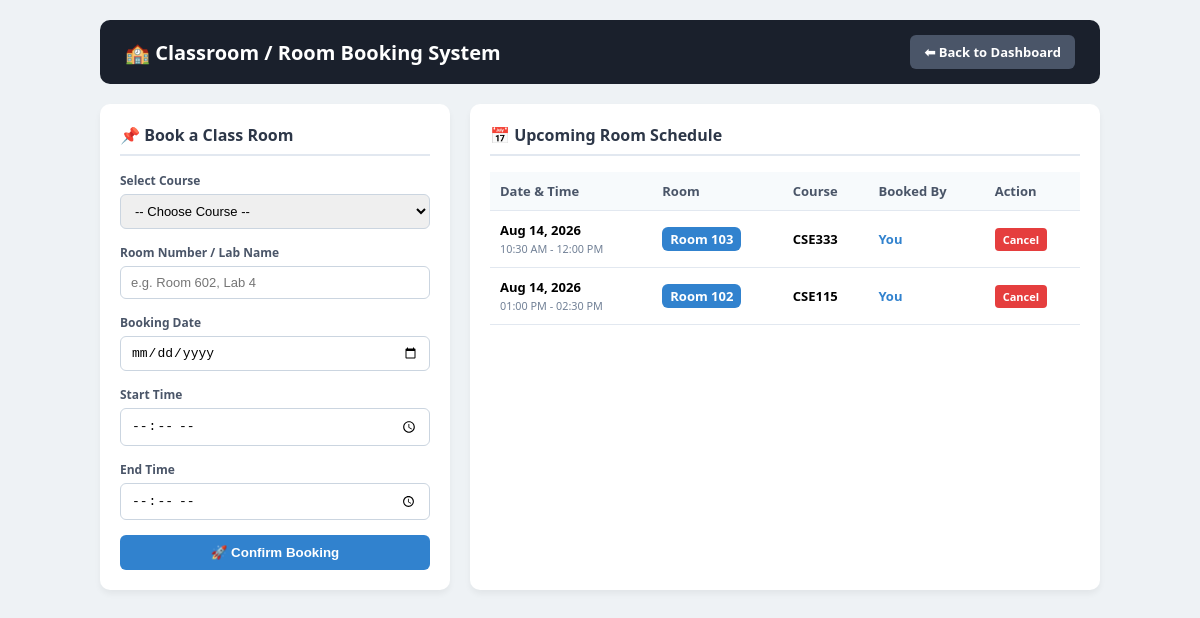
/room_booking.php (signed in), run on the app's committed database.
### tables this page shows
CREATE TABLE `room_bookings` (
  `id` int(11) NOT NULL,
  `room_number` varchar(20) NOT NULL,
  `teacher_id` varchar(50) NOT NULL,
  `course_id` int(11) NOT NULL,
  `booking_date` date NOT NULL,
  `start_time` time NOT NULL,
  `end_time` time NOT NULL,
  `status` enum('Booked','Cancelled') DEFAULT 'Booked',
  `created_at` timestamp NOT NULL DEFAULT current_timestamp()
);

CREATE TABLE `courses` (
  `id` int(11) NOT NULL,
  `course_code` varchar(20) NOT NULL,
  `course_name` varchar(100) NOT NULL,
  `credits` decimal(3,2) NOT NULL,
  `department_id` int(11) DEFAULT NULL,
  `assigned_teacher` varchar(100) DEFAULT NULL,
  `batch` varchar(20) DEFAULT NULL
);

### room_booking.php (the view, shortened to what this page needs)
<?php
require_once 'config.php';
$teacher_id = $_SESSION['username'];
$today = date('Y-m-d');
$bookings_sql = "SELECT rb.*, c.course_code, c.course_name
                FROM room_bookings rb
                JOIN courses c ON rb.course_id = c.id
                WHERE rb.booking_date >= '$today' AND rb.status = 'Booked'
                ORDER BY rb.booking_date ASC, rb.start_time ASC";
$bookings_res = $conn->query($bookings_sql);
?>
<!DOCTYPE html>
<html lang="en">
<head>
</head>
<body>
<div class="container">
    <div class="header">
        <h2>🏫 Classroom / Room Booking System</h2>
        <a href="teacher_dashboard.php" class="btn-back">⬅ Back to Dashboard</a>
    </div>
    <div class="grid">
        <div class="card">
            <h3>📌 Book a Class Room</h3>
            <form action="" method="POST">
                <div class="form-group">
                    <label>Select Course</label>
                    <select name="course_id" class="form-control" required>
                        <option value="">-- Choose Course --</option>
                    </select>
                </div>
                <div class="form-group">
                    <label>Room Number / Lab Name</label>
                    <input type="text" name="room_number" class="form-control" placeholder="e.g. Room 602, Lab 4" required>
                </div>
                <div class="form-group">
                    <label>Booking Date</label>
                    <input type="date" name="booking_date" class="form-control" min="<?php echo date('Y-m-d'); ?>" required>
                </div>
                <div class="form-group">
                    <label>Start Time</label>
                    <input type="time" name="start_time" class="form-control" required>
                </div>
                <div class="form-group">
                    <label>End Time</label>
                    <input type="time" name="end_time" class="form-control" required>
                </div>
                <button type="submit" name="book_room" class="btn-submit">🚀 Confirm Booking</button>
            </form>
        </div>
        <div class="card">
            <h3>📅 Upcoming Room Schedule</h3>
            <table>
                <thead>
                    <tr>
                        <th>Date & Time</th>
                        <th>Room</th>
                        <th>Course</th>
                        <th>Booked By</th>
                        <th>Action</th>
                    </tr>
                </thead>
                <tbody>
                    <?php if ($bookings_res && $bookings_res->num_rows > 0): ?>
                        <?php while ($b = $bookings_res->fetch_assoc()): ?>
                            <tr>
                                <td>
                                    <b><?php echo date('M d, Y', strtotime($b['booking_date'])); ?></b><br>
                                    <small style="color: #718096;">
                                        <?php echo date('h:i A', strtotime($b['start_time'])) . ' - ' . date('h:i A', strtotime($b['end_time'])); ?>
                                    </small>
                                </td>
                                <td><span class="badge-room"><?php echo htmlspecialchars($b['room_number']); ?></span></td>
                                <td><b><?php echo htmlspecialchars($b['course_code']); ?></b></td>
                                <td>
                                    <?php echo ($b['teacher_id'] === $teacher_id) ? '<b style="color:#3182ce;">You</b>' : htmlspecialchars($b['teacher_id']); ?>
                                </td>
                                <td>
                                    <?php if ($b['teacher_id'] === $teacher_id): ?>
                                        <a href="room_booking.php?cancel_id=<?php echo $b['id']; ?>" class="btn-cancel" onclick="return confirm('Cancel this room booking?');">Cancel</a>
                                    <?php else: ?>
                                        <span style="color:#a0aec0; font-size:11px;">Restricted</span>
                                    <?php endif; ?>
                                </td>
                            </tr>
                        <?php endwhile; ?>
                    <?php endif; ?>
                </tbody>
            </table>
        </div>
    </div>
</div>
</body>
</html>

### room_booking.php (style rules this page uses)
body { font-family: 'Segoe UI', Tahoma, Geneva, Verdana, sans-serif; background: #eef2f5; margin: 0; padding: 20px; }
.container { max-width: 1000px; margin: 0 auto; }
.header { display: flex; justify-content: space-between; align-items: center; background: #1a202c; color: white; padding: 15px 25px; border-radius: 10px; margin-bottom: 20px; }
.header h2 { margin: 0; font-size: 20px; }
.btn-back { background: #4a5568; color: white; padding: 8px 14px; text-decoration: none; border-radius: 6px; font-weight: bold; font-size: 13px; }
.grid { display: grid; grid-template-columns: 350px 1fr; gap: 20px; }
.card { background: white; padding: 20px; border-radius: 10px; box-shadow: 0 4px 6px rgba(0,0,0,0.05); }
.card h3 { margin-top: 0; color: #2d3748; border-bottom: 2px solid #e2e8f0; padding-bottom: 8px; font-size: 16px; }
.form-group { margin-bottom: 15px; }
.form-group label { display: block; font-size: 12px; font-weight: bold; color: #4a5568; margin-bottom: 5px; }
.form-control { width: 100%; padding: 8px 10px; border: 1px solid #cbd5e0; border-radius: 6px; box-sizing: border-box; font-size: 13px; }
.btn-submit { width: 100%; background: #3182ce; color: white; padding: 10px; border: none; border-radius: 6px; font-weight: bold; cursor: pointer; }
table { width: 100%; border-collapse: collapse; margin-top: 10px; }
th, td { padding: 10px; text-align: left; border-bottom: 1px solid #e2e8f0; font-size: 13px; }
th { background: #f7fafc; color: #4a5568; }
.badge-room { background: #3182ce; color: white; padding: 3px 8px; border-radius: 6px; font-weight: bold; }
.btn-cancel { background: #e53e3e; color: white; padding: 4px 8px; text-decoration: none; border-radius: 4px; font-size: 11px; font-weight: bold; }

### data on the page
room_bookings: booking_date "Aug 14, 2026", start_time "10:30 AM", end_time "12:00 PM", room_number "Room 103", course.course_code "CSE333", shows "You"
room_bookings: booking_date "Aug 14, 2026", start_time "01:00 PM", end_time "02:30 PM", room_number "Room 102", course.course_code "CSE115", shows "You"
